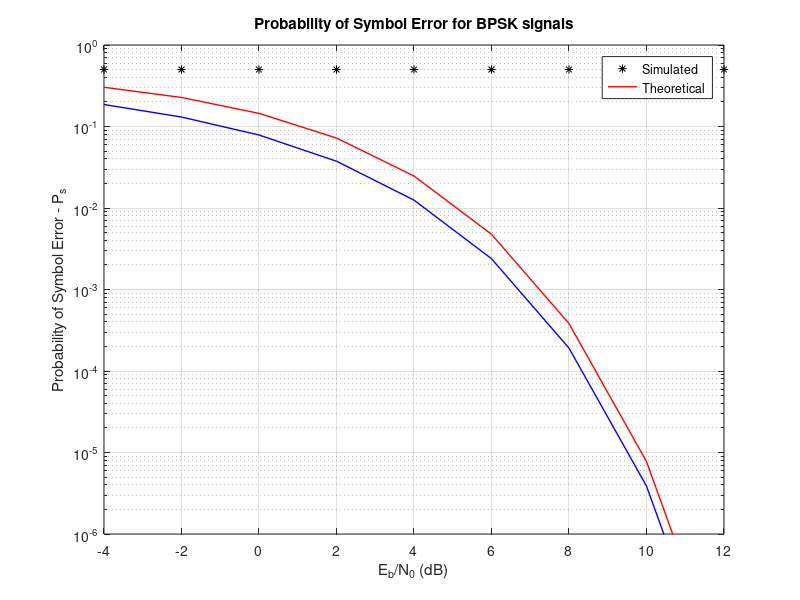

Write MATLAB code to recreate this figure.
% Demonstration of Eb/N0 Vs SER for baseband differentially encoded BPSK
clear all;clc;
%---------Input Fields------------------------
N=1000000;%Number of symbols to transmit
EbN0dB = -4:2:20; % Eb/N0 range in dB for simulation

%-----------------Transmitter---------------------
m = rand(1,N)>0.5; %random symbols from 0's and 1's
b = filter(1,[1 -1],m,0); %IIR filter implementing the differential encoding
b = mod(b,2); %XOR operation is equivalent to modulo-2 and binary negation
s = 2*b-1; %BPSK antipodal Mapping

SER = zeros(length(EbN0dB),1); %Place holder for SER values for each Eb/N0
EbN0lin = 10.^(EbN0dB/10); %Converting Eb/N0 from dB to linear scale
for i=1:1:length(EbN0dB),
    %Compute and add channel noise for given Eb/N0
    Esym=sum(abs(s).^2)/length(s); %calculate actual symbol energy from generated samples
    N0=Esym/EbN0lin(i); %find the noise spectral density
    noiseSigma = sqrt(N0/2); %standard deviation for AWGN Noise
    n = noiseSigma*(randn(1,N)+1i*randn(1,N));
    y=s+n;%received signal = signal+awgn noise
    %---------------Receiver--------------------
    bCap=(y>=0);%threshold detection (BPSK demod)
    mCap = filter([1 1],1,bCap,0); %FIR filter implementing the differential decoding
    mCap= mod(mCap,2); %binary messages, therefore modulo-2
    SER(i)=sum((m~=mCap))/N;%------ Symbol Error Rate Computation-------
end
%------Theoretical Symbol Error Rate-------------
theoreticalSER_DPSK = erfc(sqrt(EbN0lin)).*(1-0.5*erfc(sqrt(EbN0lin)));%Theoretical symbol error rate for DPSK
theoreticalSER_BPSK = 0.5*erfc(sqrt(EbN0lin));%Theoretical symbol error rate for BPSK
%-------------Plotting---------------------------
semilogy(EbN0dB,SER,'k*'); hold on;
semilogy(EbN0dB,theoreticalSER_DPSK,'r-','LineWidth',1.0);
semilogy(EbN0dB,theoreticalSER_BPSK,'b-','LineWidth',1.0);
set(gca,'XLim',[-4 12]);set(gca,'YLim',[1E-6 1E0]);set(gca,'XTick',-4:2:12);
title('Probability of Symbol Error for BPSK signals');
xlabel('E_b/N_0 (dB)');ylabel('Probability of Symbol Error - P_s');
legend('Simulated', 'Theoretical');grid on;
